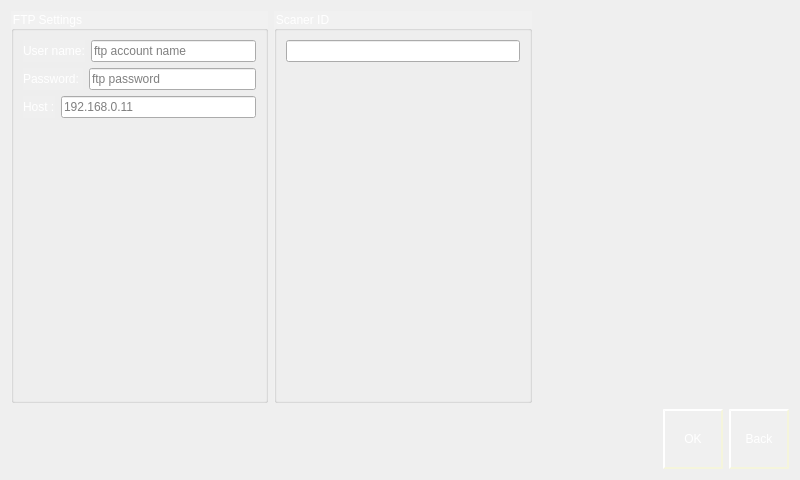
<?xml version="1.0" encoding="UTF-8"?>
<ui version="4.0">
 <class>SettingsForm</class>
 <widget class="QWidget" name="SettingsForm">
  <property name="geometry">
   <rect>
    <x>0</x>
    <y>0</y>
    <width>800</width>
    <height>480</height>
   </rect>
  </property>
  <property name="windowTitle">
   <string>Form</string>
  </property>
  <property name="styleSheet">
   <string notr="true">
QMessageBox
{
    font: 28pt &quot;DejaVu Sans&quot;;  
    color: white;   
	background-color: qlineargradient(spread:pad, x1:0.488636, y1:0, x2:0.511364, y2:1, stop:0 rgba(136, 50, 7, 255), stop:1 rgba(200, 57, 29, 255));
}

QGroupBox
{
   background-color: rgba(255,255,255,30); 
   font: 20pt &quot;DejaVu Sans&quot;;  
   color: white;

}

QLabel
{
   background-color: rgba(255,255,255,10); 
   font: 24pt &quot;DejaVu Sans&quot;;  
   color: white;
}

QPushButton
{
	background-color: rgba(255,255,255,10); 
   font: 24pt &quot;DejaVu Sans&quot;;  
   color: white;
	padding:4px;
   border-style: outset;
   border-width: 2px;
   border-color: beige;
}

QPushButton:pressed 
{
   font: 24pt &quot;DejaVu Sans&quot;;  
   color: white;
	padding:4px;
	background-color: rgba(255,255,255,90); 
	border-style: inset;
}

QLineEdit
{
    font: 24pt &quot;DejaVu Sans&quot;;  
}

QPushButton:disabled 
{
    font: 24pt &quot;DejaVu Sans&quot;;  
    color: rgb(83, 83, 83);
	padding:4px;
	background-color: rgba(171, 171, 171, 50);
}</string>
  </property>
  <layout class="QVBoxLayout" name="verticalLayout_3">
   <item>
    <layout class="QHBoxLayout" name="horizontalLayout_5">
     <item>
      <widget class="QGroupBox" name="groupBoxFtp">
       <property name="title">
        <string>FTP Settings</string>
       </property>
       <layout class="QVBoxLayout" name="verticalLayout">
        <item>
         <layout class="QHBoxLayout" name="horizontalLayout">
          <item>
           <widget class="QLabel" name="label">
            <property name="text">
             <string>User name:</string>
            </property>
           </widget>
          </item>
          <item>
           <widget class="QLineEdit" name="lineEditUser">
            <property name="placeholderText">
             <string>ftp account name</string>
            </property>
           </widget>
          </item>
         </layout>
        </item>
        <item>
         <layout class="QHBoxLayout" name="horizontalLayout_2">
          <item>
           <widget class="QLabel" name="label_2">
            <property name="text">
             <string>Password: </string>
            </property>
           </widget>
          </item>
          <item>
           <widget class="QLineEdit" name="lineEditPassword">
            <property name="placeholderText">
             <string>ftp password</string>
            </property>
           </widget>
          </item>
         </layout>
        </item>
        <item>
         <layout class="QHBoxLayout" name="horizontalLayout_3">
          <item>
           <widget class="QLabel" name="label_3">
            <property name="text">
             <string>Host :</string>
            </property>
           </widget>
          </item>
          <item>
           <widget class="QLineEdit" name="lineEditHost">
            <property name="placeholderText">
             <string>192.168.0.11</string>
            </property>
           </widget>
          </item>
         </layout>
        </item>
        <item>
         <spacer name="verticalSpacer">
          <property name="orientation">
           <enum>Qt::Vertical</enum>
          </property>
          <property name="sizeHint" stdset="0">
           <size>
            <width>20</width>
            <height>40</height>
           </size>
          </property>
         </spacer>
        </item>
       </layout>
      </widget>
     </item>
     <item>
      <widget class="QGroupBox" name="groupBox">
       <property name="title">
        <string>Scaner ID</string>
       </property>
       <layout class="QVBoxLayout" name="verticalLayout_4">
        <item>
         <widget class="QLineEdit" name="lineEditScanerID"/>
        </item>
        <item>
         <spacer name="verticalSpacer_2">
          <property name="orientation">
           <enum>Qt::Vertical</enum>
          </property>
          <property name="sizeHint" stdset="0">
           <size>
            <width>20</width>
            <height>40</height>
           </size>
          </property>
         </spacer>
        </item>
       </layout>
      </widget>
     </item>
     <item>
      <spacer name="horizontalSpacer_2">
       <property name="orientation">
        <enum>Qt::Horizontal</enum>
       </property>
       <property name="sizeHint" stdset="0">
        <size>
         <width>40</width>
         <height>20</height>
        </size>
       </property>
      </spacer>
     </item>
    </layout>
   </item>
   <item>
    <layout class="QHBoxLayout" name="horizontalLayout_4">
     <item>
      <spacer name="horizontalSpacer">
       <property name="orientation">
        <enum>Qt::Horizontal</enum>
       </property>
       <property name="sizeHint" stdset="0">
        <size>
         <width>40</width>
         <height>20</height>
        </size>
       </property>
      </spacer>
     </item>
     <item>
      <widget class="QPushButton" name="pushButtonFtpOK">
       <property name="minimumSize">
        <size>
         <width>60</width>
         <height>60</height>
        </size>
       </property>
       <property name="text">
        <string>OK</string>
       </property>
      </widget>
     </item>
     <item>
      <widget class="QPushButton" name="pushButtonBack">
       <property name="minimumSize">
        <size>
         <width>60</width>
         <height>60</height>
        </size>
       </property>
       <property name="text">
        <string>Back</string>
       </property>
      </widget>
     </item>
    </layout>
   </item>
  </layout>
 </widget>
 <resources/>
 <connections/>
</ui>
